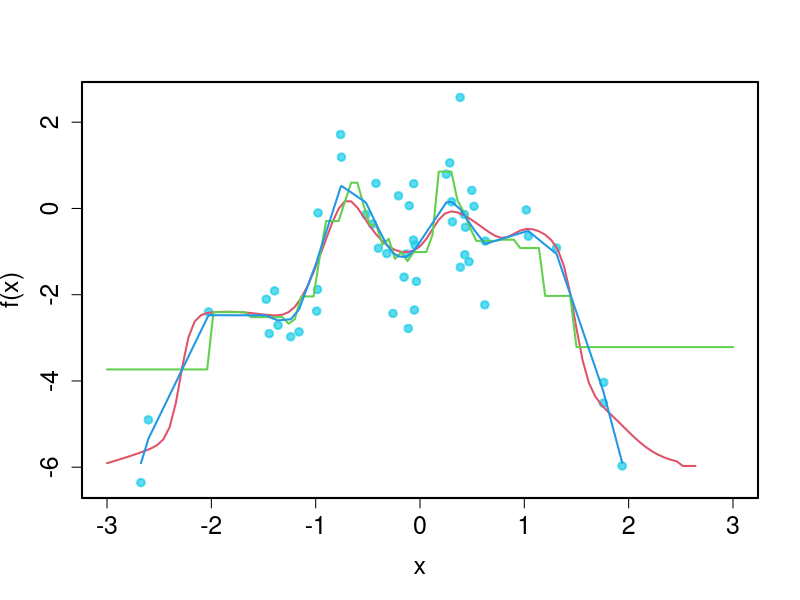

The R script that drew this image:
# load necessary packages
require(datasets)
require(class)
require(grDevices)
require(lattice)


# function for kNN regression
knn.reg = function(x, xis, yis, k) {
    knn.reg = rep(0, times = length(x))
    for (i in 1:length(x)) {
        distances = abs(x[i] - xis)
        knn.reg[i] = mean(yis[order(distances)][1:k])
    }
    knn.reg
}



param_cex = 1.5
# set optimal k found earlier with cross validation
k_CV = 5

# set up simulated data
n = 50
Xis = rnorm(n)
Epsilon = rnorm(n)
RegressionCurve = function(x) sin(2 * pi * x) - x^2
Yis = RegressionCurve(Xis) + Epsilon

# regressions
kernel.reg.example = function(new_x) {
    ksmooth(x = Xis, y = Yis, kernel = "normal", bandwidth = 1.06 * n^(-1/5), x.points = new_x)$y
}
kNN.reg.example = function(x) knn.reg(x, Xis, Yis, k_CV)
spline.reg.example = smooth.spline(x = Xis, y = Yis)

nameChart = "BCS_NonparametricRegressions.pdf"

# plot regression results
pdf(file = nameChart, paper = "special", width = 8, height = 8)
par(cex = 1, cex.axis = 1.5, cex.lab = 1.5, lwd = 2, lty = "solid", pch = 19)
plot(Xis, Yis, xlim = c(-3, 3), col = rgb(0.1, 0.8, 0.9, alpha = 0.7), xlab = "x", ylab = "f(x)")
plot(kernel.reg.example, add = TRUE, col = 2, xlim = c(-3, 3))
plot(kNN.reg.example, add = TRUE, col = 3, xlim = c(-3, 3))
lines(spline.reg.example, col = 4, xlim = c(-3, 3))

 
 TRUE